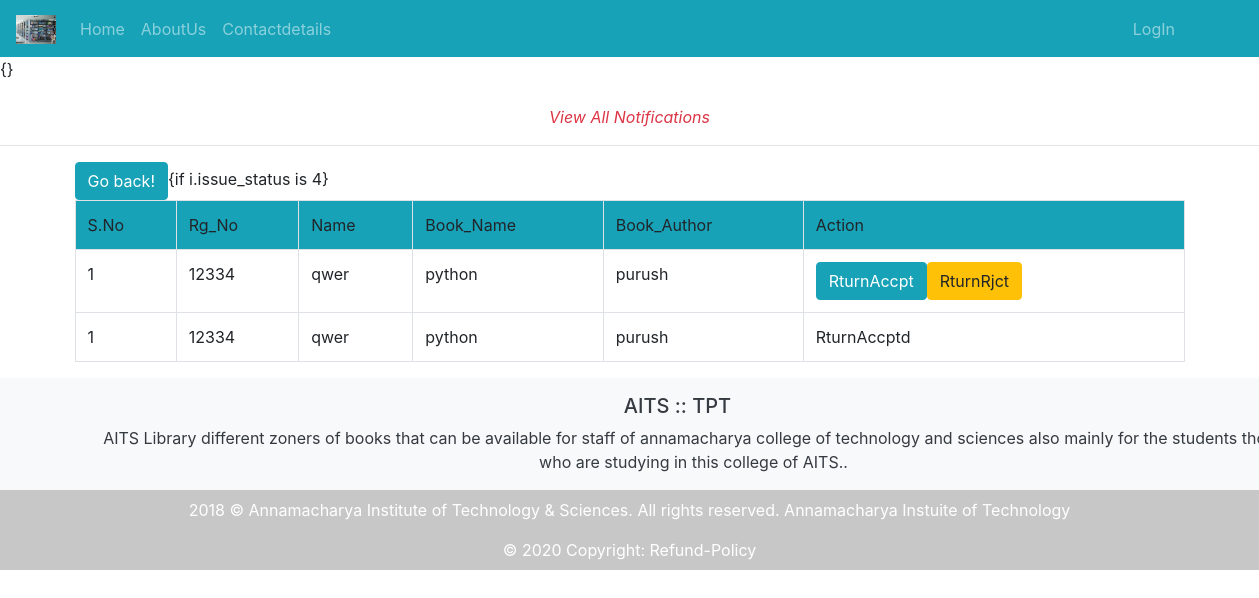
/books_return/, run on the app's committed database.
### NoteApp/models.py (models this page shows)
class st_admin_data(models.Model):
	Rg_No=models.CharField(max_length=120)
	Branch=models.CharField(max_length=120)
	Name=models.CharField(max_length=120)
	issue_status=models.IntegerField(default=0)
	Book_name=models.CharField(max_length=120)
	Book_author=models.CharField(max_length=120)
	Book_count=models.IntegerField(default=0)
	Issue_date=models.DateField(blank=True,null=True)
	Expire_date=models.DateField(blank=True,null=True)
	uid=models.ForeignKey(User,on_delete=models.CASCADE)

### NoteApp/views.py (the view)
# urls.py: path('books_return/',views.books_return,name='books_return'),
def books_return(request):
	rc=st_admin_data.objects.filter(issue_status=3)
	print(rc)
	return render(request,'html/Books_return.html',{'rc':rc})

### NoteApp/templates/html/Books_return.html (shortened to what this page needs)
{% extends 'html/base.html' %}
{% load static %}
{% block content %}
<div class="text-center text-danger">
	<br>
	<span><i>View All Notifications</i></span>
</div>
<hr>
<div class="container">
	<table class="table table-bordered">
		<input type="button" value="Go back!" onclick="history.back()" class="btn btn-info">
		<tr class="bg bg-info">
			<td>S.No</td>
			<td>Rg_No</td>
			<td>Name</td>
			<td>Book_Name</td>
			<td>Book_Author</td>
			<td>Action</td>
		</tr>
		{% for i in rc %}
			<tr>
				<td>{{forloop.counter}}</td>
				<td>{{i.Rg_No}}</td>
				<td>{{i.Name}}</td>
				<td>{{i.Book_name}}</td>
				<td>{{i.Book_author}}</td>
				<td><a href="{% url 'return_accept' i.id %}" class="btn btn-info">RturnAccpt</a><a href="" class="btn btn-warning">RturnRjct</a></td>
			</tr>
			{% for i in rc %}
			<tr>
				<td>{{forloop.counter}}</td>
				<td>{{i.Rg_No}}</td>
				<td>{{i.Name}}</td>
				<td>{{i.Book_name}}</td>
				<td>{{i.Book_author}}</td>
				<td>RturnAccptd</a></td>
			{% endfor %}
		{% endfor %}
	</table>
</div>
{% endblock %}

### data on the page
st_admin_data: Rg_No "12334", Name "qwer", Book_name "python", Book_author "purush"
